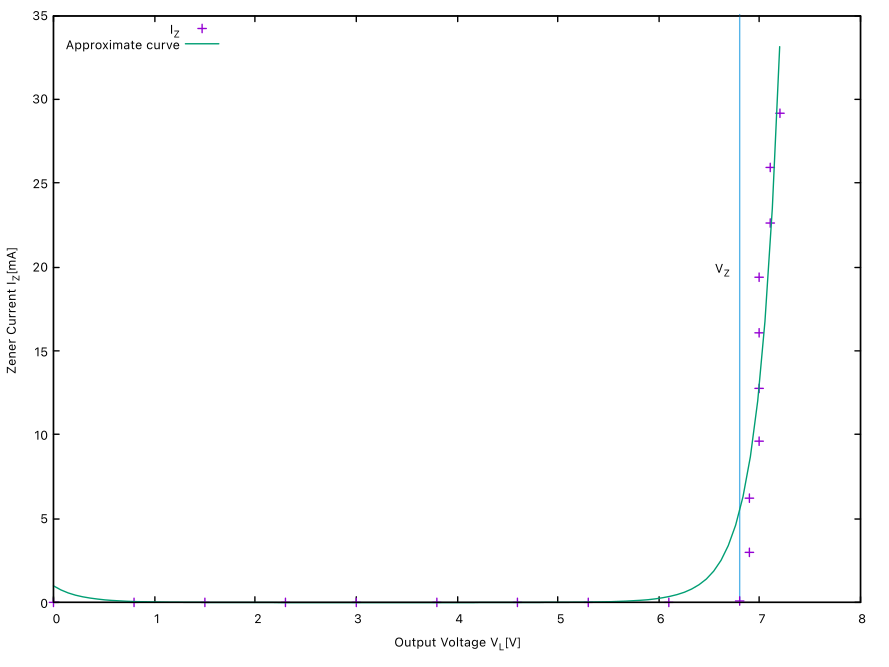

Source code (gnuplot):
#!/usr/local/Cellar/gnuplot/5.4.3_1/bin/gnuplot
#
#    
#    	G N U P L O T
#    	Version 5.4 patchlevel 3    last modified 2021-12-24 
#    
#    	Copyright (C) 1986-1993, 1998, 2004, 2007-2021
#    	Thomas Williams, Colin Kelley and many others
#    
#    	gnuplot home:     http://www.gnuplot.info
#    	faq, bugs, etc:   type "help FAQ"
#    	immediate help:   type "help"  (plot window: hit 'h')
# set terminal qt 0 font "Sans,9"
# set output
unset clip points
set clip one
unset clip two
unset clip radial
set errorbars front 1.000000 
set border 31 front lt black linewidth 1.000 dashtype solid
set zdata 
set ydata 
set xdata 
set y2data 
set x2data 
set boxwidth
set boxdepth 0
set style fill  empty border
set style rectangle back fc  bgnd fillstyle   solid 1.00 border lt -1
set style circle radius graph 0.02 
set style ellipse size graph 0.05, 0.03 angle 0 units xy
set dummy x, y
set format x "% h" 
set format y "% h" 
set format x2 "% h" 
set format y2 "% h" 
set format z "% h" 
set format cb "% h" 
set format r "% h" 
set ttics format "% h"
set timefmt "%d/%m/%y,%H:%M"
set angles radians
set tics back
unset grid
unset raxis
set theta counterclockwise right
set style parallel front  lt black linewidth 2.000 dashtype solid
set key notitle
set key fixed left top vertical Right noreverse enhanced autotitle nobox
set key noinvert samplen 4 spacing 1 width 0 height 0 
set key maxcolumns 0 maxrows 0
set key noopaque
unset label
set label 1 "V_Z" at 6.70000, 20.0000, 0.00000 right norotate back nopoint
unset arrow
set arrow 1 from 6.80000, 0.00000, 0.00000 to 6.80000, 35.0000, 0.00000 nohead back nofilled linecolor rgb "#56b4e9"  linewidth 1.000 dashtype solid
unset style line
unset style arrow
set style histogram clustered gap 2 title textcolor lt -1
unset object
unset walls
set style textbox  transparent margins  1.0,  1.0 border  lt -1 linewidth  1.0
set offsets 0, 0, 0, 0
set pointsize 1
set pointintervalbox 1
set encoding default
unset polar
unset parametric
unset spiderplot
unset decimalsign
unset micro
unset minussign
set view 60, 30, 1, 1
set view azimuth 0
set rgbmax 255
set samples 100, 100
set isosamples 10, 10
set surface 
unset contour
set cntrlabel  format '%8.3g' font '' start 5 interval 20
set mapping cartesian
set datafile separator whitespace
set datafile nocolumnheaders
unset hidden3d
set cntrparam order 4
set cntrparam linear
set cntrparam levels 5
set cntrparam levels auto
set cntrparam firstlinetype 0 unsorted
set cntrparam points 5
set size ratio 0 1,1
set origin 0,0
set style data points
set style function lines
unset xzeroaxis
unset yzeroaxis
unset zzeroaxis
unset x2zeroaxis
unset y2zeroaxis
set xyplane relative 0.5
set tics scale  1, 0.5, 1, 1, 1
set mxtics default
set mytics default
set mztics default
set mx2tics default
set my2tics default
set mcbtics default
set mrtics default
set nomttics
set xtics border in scale 1,0.5 mirror norotate  autojustify
set xtics  norangelimit autofreq 
set ytics border in scale 1,0.5 mirror norotate  autojustify
set ytics  norangelimit autofreq 
set ztics border in scale 1,0.5 nomirror norotate  autojustify
set ztics  norangelimit autofreq 
unset x2tics
unset y2tics
set cbtics border in scale 1,0.5 mirror norotate  autojustify
set cbtics  norangelimit autofreq 
set rtics axis in scale 1,0.5 nomirror norotate  autojustify
set rtics  norangelimit autofreq 
unset ttics
set title "" 
set title  font "" textcolor lt -1 norotate
set timestamp bottom 
set timestamp "" 
set timestamp  font "" textcolor lt -1 norotate
set trange [ * : * ] noreverse nowriteback
set urange [ * : * ] noreverse nowriteback
set vrange [ * : * ] noreverse nowriteback
set xlabel "Output Voltage V_L[V]" 
set xlabel  font "" textcolor lt -1 norotate
set x2label "" 
set x2label  font "" textcolor lt -1 norotate
set xrange [ * : * ] noreverse writeback
set x2range [ * : * ] noreverse writeback
set ylabel "Zener Current I_Z[mA]" 
set ylabel  font "" textcolor lt -1 rotate
set y2label "" 
set y2label  font "" textcolor lt -1 rotate
set yrange [ * : * ] noreverse writeback
set y2range [ 0.00000 : 35.0000 ] noreverse nowriteback
set zlabel "" 
set zlabel  font "" textcolor lt -1 norotate
set zrange [ * : * ] noreverse writeback
set cblabel "" 
set cblabel  font "" textcolor lt -1 rotate
set cbrange [ * : * ] noreverse writeback
set rlabel "" 
set rlabel  font "" textcolor lt -1 norotate
set rrange [ * : * ] noreverse writeback
unset logscale
unset jitter
set zero 1e-08
set lmargin  -1
set bmargin  -1
set rmargin  -1
set tmargin  -1
set locale "ja_JP.UTF-8"
set pm3d explicit at s
set pm3d scansautomatic
set pm3d interpolate 1,1 flush begin noftriangles noborder corners2color mean
set pm3d clip z 
set pm3d nolighting
set palette positive nops_allcF maxcolors 0 gamma 1.5 color model RGB 
set palette rgbformulae 7, 5, 15
set colorbox default
set colorbox vertical origin screen 0.9, 0.2 size screen 0.05, 0.6 front  noinvert bdefault
set style boxplot candles range  1.50 outliers pt 7 separation 1 labels auto unsorted
set loadpath 
set fontpath
set psdir
set fit brief errorvariables nocovariancevariables errorscaling prescale nowrap v5
GNUTERM = "qt"
I = {0.0, 1.0}
VoxelDistance = 0.0
a = 0.595337147647077
FIT_CONVERGED = 1
FIT_NDF = 17
FIT_STDFIT = 3.16525822951212
FIT_WSSR = 170.320614211402
FIT_P = 0.0
FIT_NITER = 35
a_err = 0.0831257765751398
b = -3.80025414972222
b_err = 0.607704958197343
c = 1.45383845034126
c_err = 6.2296940255075e+50
## Last datafile plotted: "zenner.txt"
plot "zener.txt" u 2:3 title "I_Z",exp(a*x**2+b*x) title "Approximate curve"
## fit exp(a*x**2+b*x) "zenner.txt" u 2:3 via a,b
#    EOF
